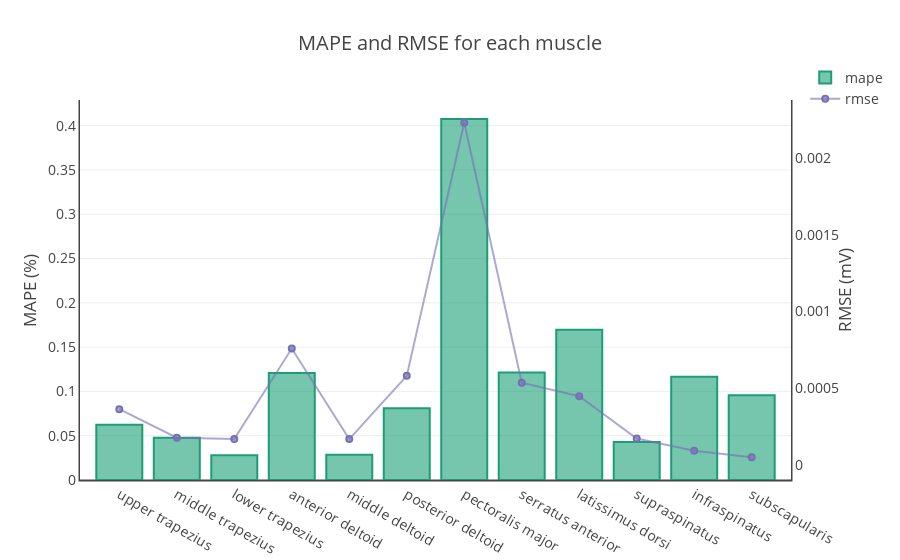

Source (notebook cell):
### Code cell
def plot_bar_metrics(d, **kwargs):
    trace_mape = go.Bar(
        x=np.array(d.index),
        y=np.array(d['mape']),
        marker=MARKER_LAYOUT,
        name='mape')

    trace_rmse = go.Scatter(
        x=np.array(d.index),
        y=np.array(d['rmse']),
        marker=dict(
            color='rgba(117, 112, 179, 0.6)',
            line=dict(
                color='rgba(117, 112, 179, 1.0)',
                width=2,
            )),
        name='rmse',
        xaxis='x1',
        yaxis='y2')

    traces = [trace_mape, trace_rmse]

    layout = BASE_LAYOUT.copy()
    layout.update(
        dict(
            title=kwargs.get('title'),
            xaxis=dict(
                title=kwargs.get('xtitle'), showline=True, linewidth=1.5),
            yaxis=dict(
                title=kwargs.get('ytitle'), showline=True, linewidth=1.5),
            yaxis2=dict(
                overlaying='y',
                side='right',
                showgrid=False,
                title=kwargs.get('y2title'),
                showline=True,
                zeroline=False,
                linewidth=1.5),
            legend=dict(x=5, y=1.1)))

    return dict(data=traces, layout=layout)


metrics_by_muscle = plot_bar_metrics(
    report_by_muscle,
    title='MAPE and RMSE for each muscle',
    ytitle='MAPE (%)',
    y2title='RMSE (mV)')
py.iplot(metrics_by_muscle, filename='mvc/metrics_by_muscle')

### Figure 1 — Plotly figure (JSON) as saved in the notebook; plotly's stock layout.template omitted (floating-point values rounded to 4 significant figures)
{"data": [{"marker": {"color": "rgba(27, 158, 119, 0.6)", "line": {"color": "rgba(27, 158, 119, 1.0)", "width": 2}}, "name": "mape", "type": "bar", "x": ["upper trapezius", "middle trapezius", "lower trapezius", "anterior deltoid", "middle deltoid", "posterior deltoid", "pectoralis major", "serratus anterior", "latissimus dorsi", "supraspinatus", "infraspinatus", "subscapularis"], "y": [0.06231, 0.04772, 0.02806, 0.1209, 0.02863, 0.08114, 0.4075, 0.1213, 0.1696, 0.04289, 0.1164, 0.09578]}, {"marker": {"color": "rgba(117, 112, 179, 0.6)", "line": {"color": "rgba(117, 112, 179, 1.0)", "width": 2}}, "name": "rmse", "type": "scatter", "x": ["upper trapezius", "middle trapezius", "lower trapezius", "anterior deltoid", "middle deltoid", "posterior deltoid", "pectoralis major", "serratus anterior", "latissimus dorsi", "supraspinatus", "infraspinatus", "subscapularis"], "xaxis": "x1", "y": [0.0003641, 0.0001787, 0.0001704, 0.0007587, 0.0001698, 0.0005811, 0.002228, 0.0005364, 0.0004488, 0.0001727, 9.305e-05, 5.129e-05], "yaxis": "y2"}], "layout": {"font": {"size": 14}, "hovermode": "closest", "legend": {"x": 5, "y": 1.1}, "title": "MAPE and RMSE for each muscle", "xaxis": {"linewidth": 1.5, "showline": true, "title": null}, "yaxis": {"linewidth": 1.5, "showline": true, "title": "MAPE (%)"}, "yaxis2": {"linewidth": 1.5, "overlaying": "y", "showgrid": false, "showline": true, "side": "right", "title": "RMSE (mV)", "zeroline": false}}}
